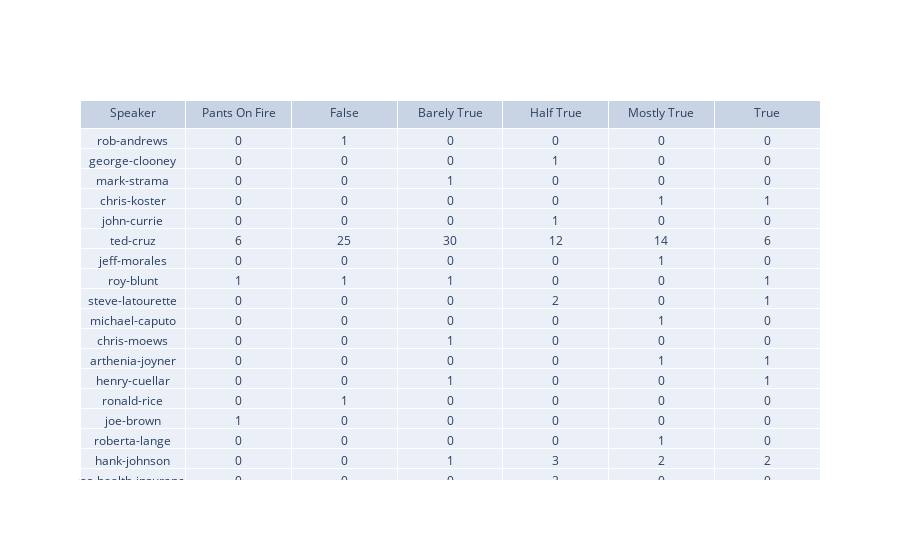

Here is the notebook cell this chart was saved with:
### Code cell
import plotly.graph_objects as go

#  Truth breakdown of each speaker
list_speakers = list(dict.fromkeys(df.dropna()['Speaker']))

pf_data = []  # pants on fire
f_data = []  # false
bt_data = []  # barely true
ht_data = []  # half true
mt_data = []  # mostly true
t_data = []  # true

for s in list_speakers:
    is_s = df['Speaker'] == s
    
    total_count = 0  # might use this later
    pf_count = 0
    f_count = 0
    bt_count = 0
    ht_count = 0
    mt_count = 0
    t_count = 0
    
    for l in df[is_s]['Label']:
        total_count = total_count + 1
        if l == 'pants-fire': pf_count = pf_count + 1
        elif l == 'false': f_count = f_count + 1
        elif l == 'barely-true': bt_count = bt_count + 1
        elif l == 'half-true': ht_count = ht_count + 1
        elif l == 'mostly-true': mt_count = mt_count + 1
        elif l == 'true': t_count = t_count + 1
        elif l == 'NaN': total_count = total_count - 1
            
    pf_data.append(pf_count)
    f_data.append(f_count)
    bt_data.append(bt_count)
    ht_data.append(ht_count)
    mt_data.append(mt_count)
    t_data.append(t_count)
    
table = go.Table(header=dict(values=['Speaker','Pants On Fire','False','Barely True','Half True','Mostly True','True']),
    cells=dict(values=[list_speakers, pf_data, f_data, bt_data, ht_data, mt_data, t_data]))
fig = go.Figure(data=table)
fig.show()

### Figure 1 — Plotly figure (JSON) as saved in the notebook; plotly's stock layout.template omitted (floating-point values rounded to 4 significant figures; data arrays with more than 128 entries replaced by an {"elided": "..."} marker saying what was removed)
{"data": [{"cells": {"values": {"elided": "7x1635 mixed values"}}, "header": {"values": ["Speaker", "Pants On Fire", "False", "Barely True", "Half True", "Mostly True", "True"]}, "type": "table"}], "layout": {}}
